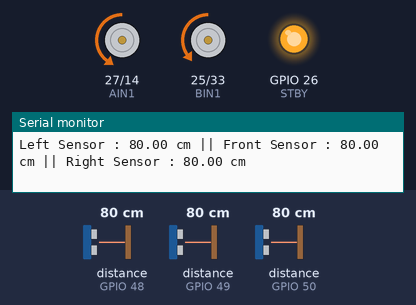
This sketch was run on a simulated ESP32. On the bench: motor-driver pin pairs drawn as motors (green arrow = first pin HIGH = forward, orange = second pin HIGH = backward, longer = more drive, scaled by the enable pin, stopped while the standby pin is LOW), output pins drawn as LEDs (lit = HIGH), the last lines printed to the serial monitor. Inputs (shaded band) come from the test bench; at power-on: distance to the obstacle (sensors on GPIO 49, GPIO 50, GPIO 48) 80 cm. Pins used as bus, display or sensor lines are not drawn.

Above: at 6.2 s.
6.3 s: distance to the obstacle (sensor on GPIO 49) set to 12 cm
At 6.49 s:
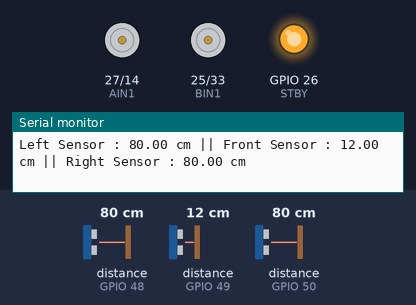
9.3 s: distance to the obstacle (sensor on GPIO 49) set to 9 cm
At 9.69 s:
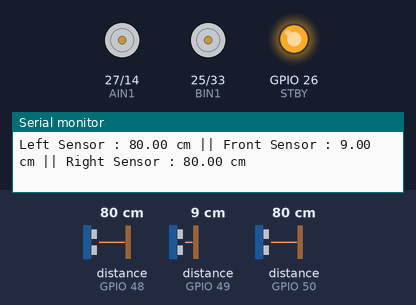
12.3 s: distance to the obstacle (sensor on GPIO 50) set to 2 cm
15.3 s: distance to the obstacle (sensor on GPIO 50) set to 18 cm
At 15.45 s:
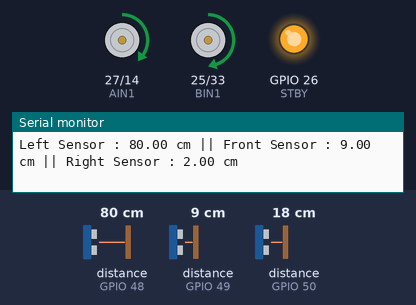
18.3 s: distance to the obstacle (sensor on GPIO 50) set to 4 cm
Timing chart, 0 to 22.3 s (numbered marks = the images above; inputs shaded):
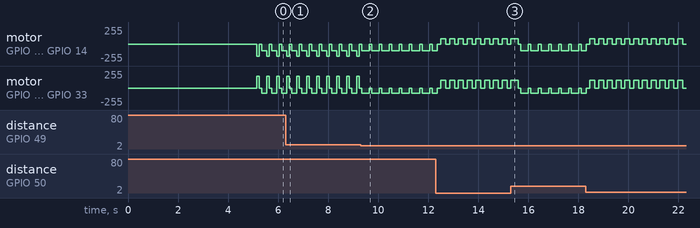

The sketch:

sensors.ino
```cpp
#include <Wire.h>
#include <Adafruit_VL53L0X.h>
#include "global.h"


Adafruit_VL53L0X sensorFront = Adafruit_VL53L0X();
Adafruit_VL53L0X sensorLeft = Adafruit_VL53L0X();
Adafruit_VL53L0X sensorRight = Adafruit_VL53L0X();


void SensorInit(){
  // Initialize the first sensor
  pinMode(leftSensor, OUTPUT);
  digitalWrite(leftSensor, LOW);
  pinMode(frontSensor, OUTPUT);
  digitalWrite(frontSensor, LOW);
  pinMode(rightSensor, OUTPUT);
  digitalWrite(rightSensor, LOW);

  delay(10);

  digitalWrite(leftSensor, HIGH);
  delay(10);
  if (!sensorLeft.begin(0x30, &Wire)) { // Assign a new address to the left sensor
    Serial.println(F("Failed to boot left sensor"));
    while (1);
  }

  // Initialize the front sensor
  digitalWrite(frontSensor, HIGH);
  delay(10);
  if (!sensorFront.begin(0x31, &Wire)) { // Assign a new address to the front sensor
    Serial.println(F("Failed to boot front sensor"));
    while (1);
  }

  // Initialize the right sensor
  digitalWrite(rightSensor, HIGH);
  delay(10);
  if (!sensorRight.begin(0x32, &Wire)) { // Assign a new address to the right sensor
    Serial.println(F("Failed to boot right sensor"));
    while (1);
  }
}

void getSensorData(){
  // Read distances from each sensor
  VL53L0X_RangingMeasurementData_t measureLeft;
  VL53L0X_RangingMeasurementData_t measureFront;
  VL53L0X_RangingMeasurementData_t measureRight;

  sensorLeft.rangingTest(&measureLeft, false);
  sensorFront.rangingTest(&measureFront, false);
  sensorRight.rangingTest(&measureRight, false);

  rightDistance = measureRight.RangeMilliMeter/10.0;
  leftDistance = measureLeft.RangeMilliMeter/10.0;
  frontDistance = measureFront.RangeMilliMeter/10.0;
  // Print the results
  Serial.print("Left Sensor : "); Serial.print(measureLeft.RangeMilliMeter/10.0); Serial.print(" cm || ");
  Serial.print("Front Sensor : "); Serial.print(measureFront.RangeMilliMeter/10.0); Serial.print(" cm || ");
  Serial.print("Right Sensor : "); Serial.print(measureRight.RangeMilliMeter/10.0); Serial.println(" cm");
}
```

final_micromouse.ino
```cpp
#include <Wire.h>
#include <Adafruit_VL53L0X.h>
#include "global.h"

/************************************************SENSOR INITIALZATION***************************************/
// Create instances for each sensor

void setup() {
  Serial.begin(115200);
  Wire.begin();
  SensorInit();
  motorInit();
}

void loop() {
  getSensorData();

  if ((frontDistance > frontThreshold)) {
    moveForward();
    if (leftDistance < wallThreshold && rightDistance > wallThreshold) {

      turnRight();


    } else if (leftDistance > wallThreshold && rightDistance < wallThreshold) {

      stopMotors();
      delay(100);
      turnLeft();
      delay(150);

    } else if(leftDistance > wallThreshold && rightDistance > wallThreshold){

      turnRight();


    }

  }
  else {

    if (leftDistance < wallThreshold && rightDistance > wallThreshold) {

      turnRight();


    } else if (leftDistance > wallThreshold && rightDistance < wallThreshold) {

      stopMotors();
      delay(150);
      turnLeft();
      delay(100);

    } else if(leftDistance > wallThreshold && rightDistance > wallThreshold){

      turnRight();


    }
     else if(leftDistance < wallThreshold && rightDistance < wallThreshold){
      stopMotors();
      delay(100);
      turnRight();
      turnRight();
      delay(50);
      stopMotors();
    }
  }
}

// if(leftDistance<wallThreshold && rightDistance<wallThreshold && frontDistance>frontThreshold){
//   moveForward();
//   Serial.println("moving forward");
// }
// else if(rightDistance>wallThreshold && leftDistance<wallThreshold && frontDistance<frontThreshold){
//   stopMotors();
//   delay(100);
//   turnRight();
//   stopMotors();
//   delay(100);
//   Serial.println("turn right");
// }
```

global.h
```cpp
#ifndef globals_h
#define globals_h

#include <stdint.h>
#include <Encoder.h>

#define north 0
#define east 1
#define south 2
#define west 3

#define leftSensor 4
#define frontSensor 18
#define rightSensor 19

#define wallThreshold 15
#define frontThreshold 10

float leftDistance,frontDistance,rightDistance;
extern long newPosition1, newPosition2, oldPosition1, oldPosition2;

extern Encoder myEnc1;
extern Encoder myEnc2;

#endif
```

motors.ino
```cpp
// Define motor control pins
//A- left & B-Right
#define AIN1 27
#define AIN2 14
#define PWMA 13
#define BIN1 25
#define BIN2 33
#define PWMB 32
#define STBY 26

// ratio = 0.9833

#define leftSpeed 180
#define rightSpeed 180

void motorInit() {
  // Set control pins as output
  pinMode(AIN1, OUTPUT);
  pinMode(AIN2, OUTPUT);
  pinMode(PWMA, OUTPUT);
  pinMode(BIN1, OUTPUT);
  pinMode(BIN2, OUTPUT);
  pinMode(PWMB, OUTPUT);
  pinMode(STBY, OUTPUT);
  delay(5000);
  // Set motor standby pin HIGH to enable motors
  digitalWrite(STBY, HIGH);

}

void moveForward(){
  //left wheel
  digitalWrite(AIN1, LOW);
  digitalWrite(AIN2, HIGH);
  analogWrite(PWMA, leftSpeed); // Max speed

  //right wheel
  digitalWrite(BIN1, HIGH);
  digitalWrite(BIN2, LOW);
  analogWrite(PWMB, rightSpeed); // Max speed


}

void stopMotors(){


  // Stop left Motor

  analogWrite(PWMA, LOW);
  // Stop Motor B

  analogWrite(PWMB, LOW);
}

void turnLeft(){
  //left wheel reverse
  digitalWrite(AIN1, HIGH);
  digitalWrite(AIN2, LOW);
  analogWrite(PWMA, 80);// Max speed

    //right wheel forward
  digitalWrite(BIN1, HIGH);
  digitalWrite(BIN2, LOW);
  analogWrite(PWMB, 120);
}

void turnRight(){
  delay(100);
  stopMotors();
  delay(100);
  //left wheel forward
  digitalWrite(AIN1, LOW);
  digitalWrite(AIN2, HIGH);
  analogWrite(PWMA, 100);// Max speed

  //right wheel reverse
  digitalWrite(BIN1, LOW);
  digitalWrite(BIN2, HIGH);
  analogWrite(PWMB, 80);
  delay(100);
}
// void loop() {
//   // Test Motor A - Forward
//   digitalWrite(AIN1, LOW);
//   digitalWrite(AIN2, HIGH);
//   analogWrite(PWMA, leftSpeed); // Max speed
//   Serial.println("L_Speed: "+leftSpeed);


  // // Stop Motor A
  // analogWrite(PWMA, 0);
  // delay(1000);

  // // Test Motor A - Reverse
  // digitalWrite(AIN1, LOW);
  // digitalWrite(AIN2, HIGH);
  // analogWrite(PWMA, 255); // Max speed
  // delay(2000);

  // // Stop Motor A
  // analogWrite(PWMA, 0);
  // delay(1000);

  // Test Motor B - Forward
  // digitalWrite(BIN1, HIGH);
  // digitalWrite(BIN2, LOW);
  // analogWrite(PWMB, rightSpeed); // Max speed
  // Serial.println("R_Speed: "+rightSpeed);
  // delay(2000);

  // // Stop Motor B
  // analogWrite(PWMB, 0);
  // delay(1000);

  // // Test Motor B - Reverse
  // digitalWrite(BIN1, LOW);
  // digitalWrite(BIN2, HIGH);
  // analogWrite(PWMB, 255); // Max speed
  // delay(2000);

  // // Stop Motor B
  // analogWrite(PWMB, 0);
  // delay(1000);
// }
```

Measured:
- the behaviour switches between 11 and 10 cm on distance to the obstacle (sensor on GPIO 49) (found by bisection; images 1 and 2)
- by itself, motor on GPIO 27 (AIN1) / GPIO 14 (AIN2): alternates forward 80/255 for 0.20 s and stopped for 0.15 s
- by itself, motor on GPIO 25 (BIN1) / GPIO 33 (BIN2): alternates forward 120/255 for 0.20 s and stopped for 0.15 s
